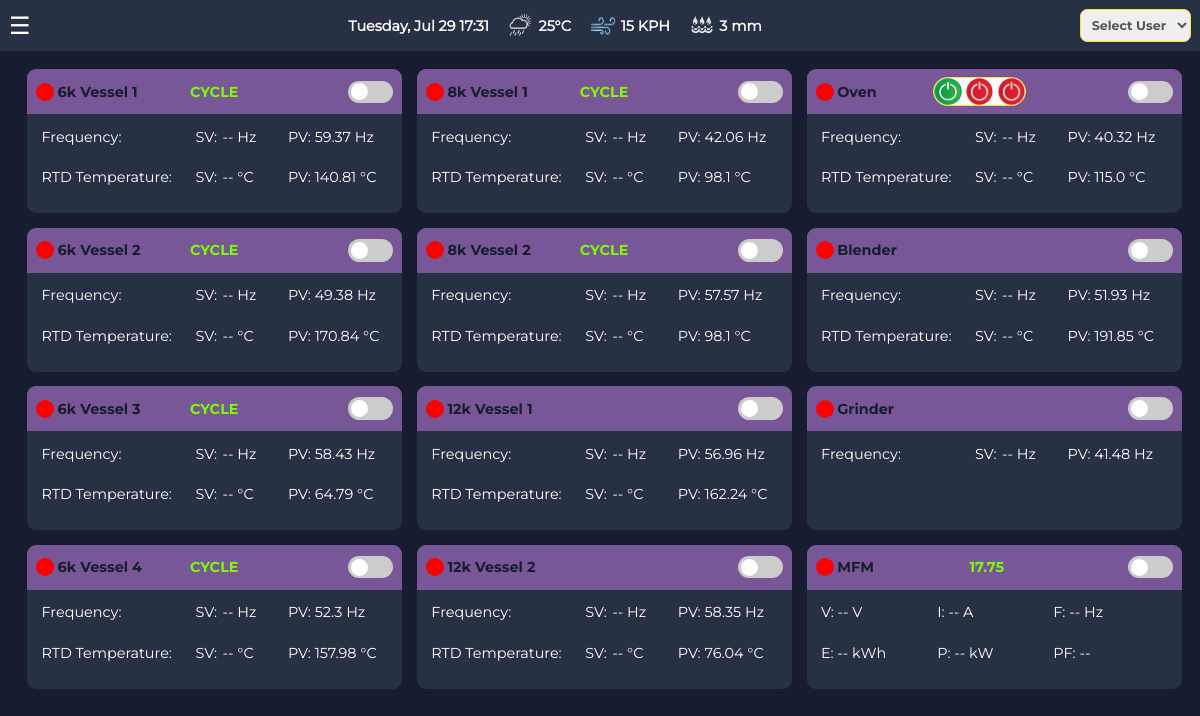
The page / on the database its author committed.
### tables this page shows
CREATE TABLE panel_data (
                    panel_id INTEGER,    -- Panel identifier (1 to 12)
                    update_id INTEGER,   -- Reference to the update (foreign key to update_data)
                    panel_name TEXT,     -- Panel-specific data
                    cycle TEXT,
                    fSv REAL,
                    fPv REAL,
                    temperature REAL,
                    user TEXT,
                    state TEXT,
                    FOREIGN KEY (update_id) REFERENCES update_data (update_id) 
                );

### main.py (the view)
@app.route('/')
def index():
    panel_data = fetch_latest_panel_data()
    return render_template('index.html', panels=panel_data)

### main.py (called while the page is built)
def fetch_latest_panel_data():
    conn = sqlite3.connect(DATABASE)
    cursor = conn.cursor()
    cursor.execute("""
        SELECT MAX(update_id) FROM panel_data
    """)
    latest_update_id = cursor.fetchone()[0]
    cursor.execute("""
        SELECT panel_id, panel_name, cycle, fPv, temperature, fSv, state, user
        FROM panel_data
        WHERE update_id = ?
        ORDER BY panel_id ASC
    """, (latest_update_id,))
    data = cursor.fetchall()
    conn.close()
    return data

### templates/index.html (shortened to what this page needs)
<!DOCTYPE html>
<html lang="en">
<head>
	<link rel="stylesheet" href="static/styles.css">
	<link rel="stylesheet" href="static/topBar.css">
	<link rel="stylesheet" href="static/sidebar.css">
	<link rel="stylesheet" href="static/panel.css">
	<link rel="stylesheet" href="static/popup.css">
	<link rel="stylesheet" href="static/sideBar_BatchList.css">
	<link rel="stylesheet" href="static/sideBar_Settings.css">
</head>
<body>
	<div class="top-bar">
		<div id="hemBt" class="hamburger">&#9776;</div>
		<div class="weather-info">
			<span id="current-time" class="Tx_Bold"></span>
			<img src="static/logos/weatherAll/whRainy.png" alt="Weather" class="weather-logo">
			<span id="temperature" class="Tx_Bold">25°C</span>
			<img src="static/logos/wind/wind.png" alt="Wind" class="wind-logo">
			<span id="wind-speed" class="Tx_Bold">15 KPH</span>
			<img src="static/logos/Rain/Rain.png" alt="Rain" class="rain-logo">
			<span id="rain-info" class="Tx_Bold">3 mm</span>
		</div>
		<select id= "userDrop" class="user-dropdown">
			<option>Select User</option>
		</select>
	</div>
	<div class="container">
		<div class="main-content">
			<div class="grid">
				{% for panel in panels %}
					{% include 'panel.html' with context %}
				{% endfor %}
			</div>
		</div>
	</div>
</body>
</html>

### templates/panel.html (shortened to what this page needs)
<div class="panel" id="panel-{{ panel[0] }}">
	<div class="top-bar2">
		<div class="MainHeadingCont">
			<span class="indicator"></span>
			<span class="heading">{{ panel[1] }}</span>
			<div class="Logo">
			</div>
			{% if panel[0] !=3 %}
			<span id="cycle-{{ panel[0] }}" class="cycle-label" onclick="togglePopup({{ panel[0] }})">{{ panel[2] }}</span>
			{% else %}
			<div class = "connButton"  >
				<img src="static/logos/Contectors/onConn.png"  class="Contectors">
				<img src="static/logos/Contectors/offConn.png"  class="Contectors" style = "margin-left:.375vw; margin-right:.375vw;" >
				<img src="static/logos/Contectors/offConn.png"  class="Contectors">
			</div>
			{% endif %}
		</div>
		<label class="switch">
			<span class="slider round"></span>
		</label>
	</div>
	{% if panel[0] != 12 %}
	<div class="main-content2">
		<div class="frequency-container">
			<div class="label">Frequency:</div>
			<div class="sv-pv">
				<span style="margin-right: .45vw; "> SV:</span>
				<div class="input-container">
					<span id = "friq{{ panel[0] }}"  class="inLabel"  onclick="toggleInput(this)">--</span>
					<span>Hz</span>
				</div>
				<span id="pvFriq" class = "PVs" style="margin-right: .45vw;">PV: {{ panel[3] }} Hz</span>
			</div>
		</div>
		{% if panel[0] not in [9] %}
		<div class="frequency-container"  style="margin-top: 1.875vw;">
			<div class="label">RTD Temperature:</div>
			<div class="sv-pv">
				<span style="margin-right: .45vw; "> SV:</span>
				<div class="input-container">
					<span id = "Temp{{ panel[0] }}" class="inLabel"  onclick="toggleInput(this)">--</span>
					<span>°C</span>
				</div>
				<span id="pvTemp" class = "PVs" style="margin-right: .45vw;">PV: {{ panel[4] }} °C</span>
			</div>
		</div>
		{% endif %}
	</div>
	{% else %}
	<div class="main-content2">
		<div class="frequency-container">
			<div id = "Vav" class="label">V: 	 -- V</div>
			<div id = "Iav" class="label">I: 	 -- A</div>
			<div id = "FriqL" class="label">F: 	 -- Hz</div>
		</div>
		<div class="frequency-container"  style="margin-top: 1.875vw;">
			<div id = "Ener" class="label">E: 	 -- kWh</div>
			<div id = "Powe" class="label">P: 	 -- kW</div>
			<div  id = "PowFec"class="label">PF: 	 --</div>
		</div>
	</div>
	{% endif %}
</div>

### templates/popupHt2.html (shortened to what this page needs)
				{% for id in range(2, 6) %}
					{% set cycle_id = id %}
				{% endfor %}
				{% set cycle_id = "" %}

### static/styles.css (style rules this page uses)
* { box-sizing: border-box; margin: 0; padding: 0; }
body { font-family: 'Montserrat-Regular'; background-color: #161d30 }
select { font-size: 1.2vw; padding:0; }
.container { display: flex; height: 100%; flex-grow: 1; position: relative; }
.main-content { margin-left: .75vw; padding: 1.5vw; }
.grid { display: grid; grid-template-columns: repeat(3, 1fr); gap: 1.2vw; }
span { font-size: 1.2vw; }

### static/topBar.css (style rules this page uses)
.top-bar { display: flex; justify-content: space-between; align-items: center; background-color: #283046; color: #fff; padding: .75vw; }
.top-bar select { padding: .6vw; font-size: 1.05vw; }
.weather-info { display: flex; justify-content: center; align-items: center; font-size: 2vw; }
.weather-logo, .wind-logo, .rain-logo { width: 2.25vw; height: 2.25vw; margin-left: 1.5vw; margin-right: .375vw; }
.Tx_Bold { font-weight: bold; }
.hamburger { cursor: pointer; font-size: 2vw; }
select.user-dropdown { padding: .6vw; font-size: 1.05vw; color: #555; border: .15vw solid #ffe136; border-radius: .6vw; outline: none; transition: border-color 0.3s; font-family: 'Montserrat-Bold'; }

### static/panel.css (style rules this page uses)
.panel { background-color: #283046; padding: 1.125vw; border-radius: .75vw; position: relative; color: white; width: 100%; height: 12vw; min-width: 30%; }
.top-bar2 { display: flex; justify-content: space-between; align-items: center; background-color: #795695; font-family: 'Montserrat-Bold'; color: #283046; width: 100%; position: absolute; padding-right:.75vw; padding-left:.75vw; height:3.75vw; top: 0; left: 0; border-top-left-radius: .75vw; border-top-right-radius: .75vw; }
.MainHeadingCont { display: flex; justify-content: space-between; align-items: center; }
.heading { color: #161d30; margin-right: .075vw; text-align: left; width: 7.5vw; white-space: nowrap; overflow: hidden; }
.indicator { display: inline-block; width: 1.5vw; height: 1.5vw; border-radius: 50%; background-color: red; margin-right: .3vw; }
.Contectors { width: 2.265vw; height: 2.265vw; }
.cycle-label { cursor: pointer; margin-left: 3vw; margin-right: 1.125vw; color: #7CFC00; }
.connButton { display: flex; background-color:white; border-radius: 1.5vw; border: .15vw solid #ffe136; align-items: center; }
.switch { position: relative; display: inline-block; width: 3vw; height: 1.5vw; }
.slider { position: absolute; cursor: pointer; top: 0; left: 0; right: 0; bottom: 0; background-color: #ccc; transition: 0.4s; border-radius: 1.5vw; }
.slider:before { position: absolute; content: ""; height: 1vw; width: 1vw; left: .3vw; bottom: .225vw; background-color: white; transition: 0.4s; border-radius: 50%; }
.main-content2 { margin-top: 1.5vw; }
.frequency-container { display: flex; justify-content: space-between; align-items: center; font-size: 1.2vw; margin-top: 3.75vw; }
.sv-pv { display: flex; justify-content: space-between; align-items: left; margin-right: .375vw; width:15.75vw; white-space: nowrap; }
.PVs { width:18.75vw; white-space: nowrap; overflow: hidden; }
.label { position: relative; display: flex; align-items: center; width:11.25vw; white-space: nowrap; overflow: hidden; margin-left:.075vw; font-size: 1.2vw; }
.inLabel { cursor: pointer; }
.input-container { position: relative; display: inline-block; width:13.5vw; white-space: nowrap; font-size: 1.2vw; }

### static/popup.css (style rules this page uses)
.switch { position: relative; display: inline-block; width: 3.75vw; height: 1.875vw; }
.slider { position: absolute; cursor: pointer; top: 0; left: 0; right: 0; bottom: 0; background-color: #ccc; transition: 0.4s; border-radius: 1.875vw; }
.slider:before { position: absolute; content: ""; height: 1.425vw; width: 1.425vw; left: .225vw; bottom: .225vw; background-color: white; transition: 0.4s; border-radius: 50%; }

### rows shown on the page
panel_data: panel_name "6k Vessel 1", cycle "CYCLE", fPv "59.37", temperature "140.81"
panel_data: panel_name "8k Vessel 1", cycle "CYCLE", fPv "42.06", temperature "98.1"
panel_data: panel_name "Oven", fPv "40.32", temperature "115.0"
panel_data: panel_name "6k Vessel 2", cycle "CYCLE", fPv "49.38", temperature "170.84"
panel_data: panel_name "8k Vessel 2", cycle "CYCLE", fPv "57.57", temperature "98.1"
panel_data: panel_name "Blender", fPv "51.93", temperature "191.85"
panel_data: panel_name "6k Vessel 3", cycle "CYCLE", fPv "58.43", temperature "64.79"
panel_data: panel_name "12k Vessel 1", fPv "56.96", temperature "162.24"
panel_data: panel_name "Grinder", fPv "41.48"
panel_data: panel_name "6k Vessel 4", cycle "CYCLE", fPv "52.3", temperature "157.98"
panel_data: panel_name "12k Vessel 2", fPv "58.35", temperature "76.04"
panel_data: panel_name "MFM", cycle "17.75", panel_id "V: -- V"
